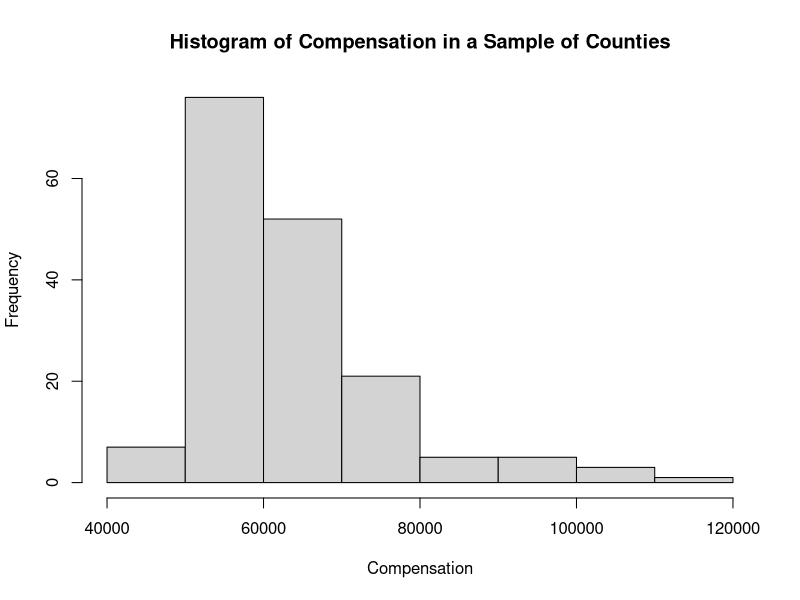
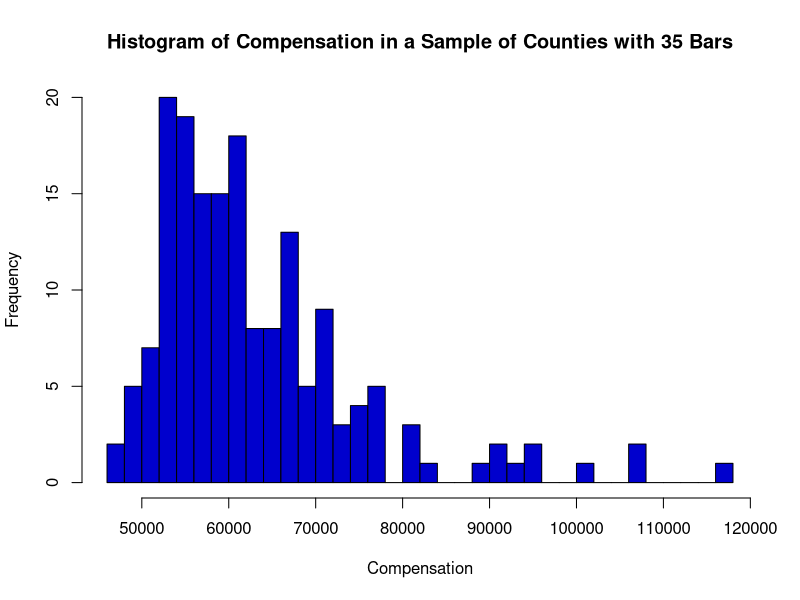
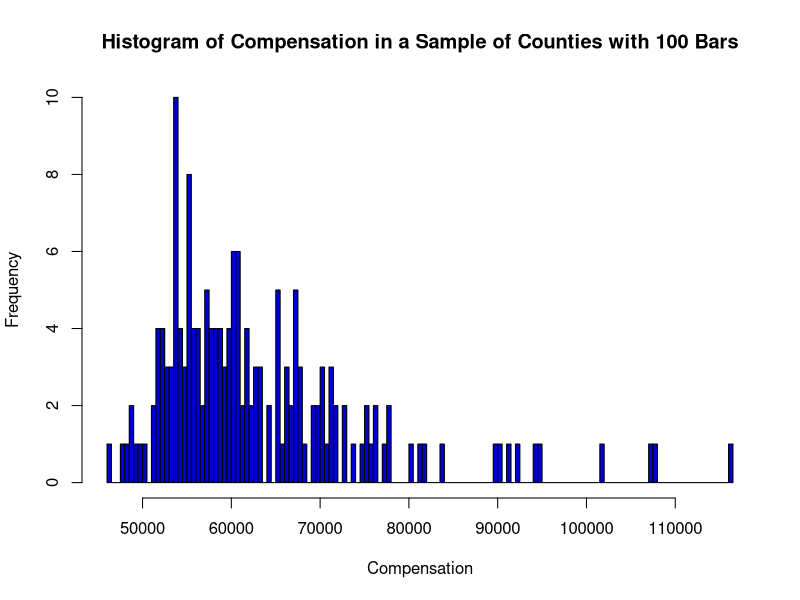

These charts were generated, in order, by the following R code:
## ---- chunk 1
x<-c(8,9,16,25,33)
x
## ---- chunk 2
y<-seq(5,25,by=5)
y
## ---- chunk 3
z<-rep(2,7)
z
## ---- chunk 4
s<-x+y
s
## ---- chunk 5
p<-y*z
p
## ---- chunk 6
x > 2*y
## ---- chunk 7
(x>y)
(x > y)*2
## ---- chunk 8
compensation <- scan("compensation.txt",n=170,skip=3)
hist(compensation, main="Histogram of Compensation in a Sample of Counties", xlab="Compensation")
## ---- chunk 9
compensation <- scan("compensation.txt",n=170,skip=3)
hist(compensation, main="Histogram of Compensation in a Sample of Counties with 35 Bars", breaks=35, col="blue3", xlab="Compensation")
## ---- chunk 10
compensation <- scan("compensation.txt",n=170,skip=3)
hist(compensation, main="Histogram of Compensation in a Sample of Counties with 100 Bars", breaks=100, col="blue3", xlab="Compensation")
## ---- chunk 11
sum(compensation <= 50000)
